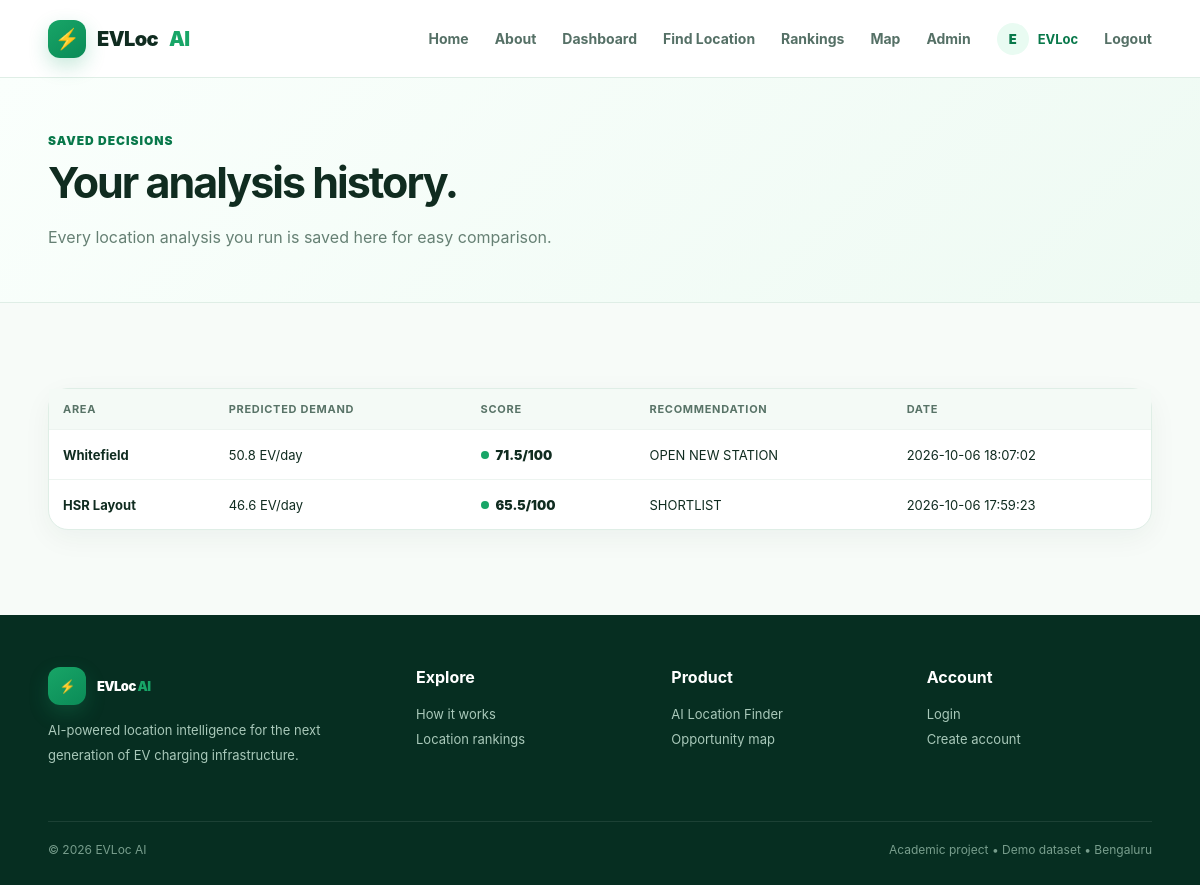
Screenshot of /history (signed in) with the database file from the repository.
### tables this page shows
CREATE TABLE analyses (
            id INTEGER PRIMARY KEY AUTOINCREMENT,
            user_id INTEGER,
            area TEXT,
            predicted_demand REAL,
            location_score REAL,
            recommendation TEXT,
            created_at TEXT DEFAULT CURRENT_TIMESTAMP
        );

### app.py (the view)
@app.route('/history')
@auth_required
def history():
    conn = db()
    rows = conn.execute('SELECT * FROM analyses WHERE user_id=? ORDER BY id DESC', (session['uid'],)).fetchall()
    conn.close()
    return render_template('history.html', rows=rows)

### app.py (called while the page is built)
def db():
    conn = sqlite3.connect(DB)
    conn.row_factory = sqlite3.Row
    return conn

def auth_required(f):
    @wraps(f)
    def wrapped(*args, **kwargs):
        if not session.get('uid'):
            flash('Please log in to continue.', 'info')
            return redirect(url_for('login'))
        return f(*args, **kwargs)
    return wrapped

@app.context_processor
def globals_for_templates():
    return {'year': datetime.now().year}

### templates/history.html
{% extends 'base.html' %}{% block title %}History — EVLoc AI{% endblock %}{% block content %}<section class="page-head"><div class="container"><div class="crumb">Saved decisions</div><h1>Your analysis history.</h1><p>Every location analysis you run is saved here for easy comparison.</p></div></section><section class="section"><div class="container"><div class="panel">{% if rows %}<div class="table-wrap"><table class="table"><thead><tr><th>Area</th><th>Predicted demand</th><th>Score</th><th>Recommendation</th><th>Date</th></tr></thead><tbody>{% for r in rows %}<tr><td><b>{{ r.area }}</b></td><td>{{ r.predicted_demand }} EV/day</td><td><span class="score-dot"><i class="dot"></i>{{ r.location_score }}/100</span></td><td>{{ r.recommendation }}</td><td>{{ r.created_at }}</td></tr>{% endfor %}</tbody></table></div>{% else %}<div class="empty" style="min-height:360px"><div><b>No saved analyses</b><span>Your AI location searches will appear here.</span><br><a class="btn btn-primary" style="margin-top:18px" href="{{ url_for('find_location') }}">Run first analysis →</a></div></div>{% endif %}</div></div></section>{% endblock %}

### templates/base.html (shortened to what this page needs)
<!doctype html>
<html lang="en">
<head>
  <link rel="stylesheet" href="{{ url_for('static', filename='css/style.css') }}">
</head>
<body>
<header class="nav"><div class="nav-inner">
  <a href="{{ url_for('home') }}" class="brand"><span class="brand-mark">⚡</span>EVLoc <em>AI</em></a>
  <nav class="nav-links">
    <a href="{{ url_for('home') }}">Home</a><a href="{{ url_for('about') }}">About</a>
    {% if session.get('uid') %}
      <a href="{{ url_for('dashboard') }}">Dashboard</a><a href="{{ url_for('find_location') }}">Find Location</a><a href="{{ url_for('rankings_page') }}">Rankings</a><a href="{{ url_for('map_page') }}">Map</a>
      {% if session.get('role')=='admin' %}<a href="{{ url_for('admin_page') }}">Admin</a>{% endif %}
      <span class="nav-user"><span class="avatar">{{ session.get('name','U')[0]|upper }}</span>{{ session.get('name','User').split(' ')[0] }}</span>
      <a href="{{ url_for('logout') }}">Logout</a>
    {% else %}<a href="{{ url_for('login') }}">Login</a><a class="nav-cta" href="{{ url_for('signup') }}">Get Started</a>{% endif %}
  </nav>
</div></header>
<main>{% block content %}{% endblock %}</main>
<footer class="footer"><div class="container"><div class="footer-grid">
  <div><a class="brand" href="{{ url_for('home') }}"><span class="brand-mark">⚡</span><span style="color:#fff">EVLoc <em>AI</em></span></a><p>AI-powered location intelligence for the next generation of EV charging infrastructure.</p></div>
  <div><h4>Explore</h4><a href="{{ url_for('about') }}">How it works</a><br><a href="{{ url_for('rankings_page') if session.get('uid') else url_for('login') }}">Location rankings</a></div>
  <div><h4>Product</h4><a href="{{ url_for('find_location') if session.get('uid') else url_for('login') }}">AI Location Finder</a><br><a href="{{ url_for('map_page') if session.get('uid') else url_for('login') }}">Opportunity map</a></div>
  <div><h4>Account</h4><a href="{{ url_for('login') }}">Login</a><br><a href="{{ url_for('signup') }}">Create account</a></div>
</div><div class="footer-bottom"><span>© {{ year }} EVLoc AI</span><span>Academic project • Demo dataset • Bengaluru</span></div></div></footer>
</body></html>

### static/css/style.css (style rules this page uses)
:root { --green:#18a567;--green-dark:#08784a;--green-deep:#073b29;--mint:#e9fbf2;--lime:#9af3c5; --ink:#102c20;--muted:#668074;--line:#dfeee6;--white:#fff;--bg:#f7fbf8; --shadow:0 18px 50px rgba(11,65,42,.10);--radius:22px; }
* { box-sizing:border-box }
html { scroll-behavior:smooth }
body { margin:0;font-family:Inter,ui-sans-serif,system-ui,-apple-system,BlinkMacSystemFont,"Segoe UI",sans-serif;background:var(--bg);color:var(--ink) }
a { text-decoration:none;color:inherit }
.container { width:min(1180px,92%);margin:auto }
.nav { height:78px;background:rgba(255,255,255,.94);backdrop-filter:blur(14px);border-bottom:1px solid var(--line);display:flex;align-items:center;position:sticky;top:0;z-index:50 }
.nav-inner { width:min(1180px,92%);margin:auto;display:flex;align-items:center;justify-content:space-between;gap:28px }
.brand { display:flex;align-items:center;gap:11px;font-weight:900;font-size:20px;letter-spacing:-.6px }
.brand-mark { width:38px;height:38px;border-radius:12px;background:linear-gradient(145deg,var(--green),#0b8b57);color:#fff;display:grid;place-items:center;box-shadow:0 8px 20px rgba(24,165,103,.24) }
.brand em { font-style:normal;color:var(--green) }
.nav-links { display:flex;align-items:center;gap:26px;font-size:14px;color:#557066;font-weight:700 }
.nav-user { display:flex;align-items:center;gap:9px;color:var(--green-dark);font-size:13px }
.avatar { width:32px;height:32px;border-radius:50%;background:var(--mint);display:grid;place-items:center;font-weight:900 }
.section { padding:85px 0 }
.footer { background:#062e21;color:#c1d8cd;padding:52px 0 28px }
.footer-grid { display:grid;grid-template-columns:1.5fr 1fr 1fr 1fr;gap:30px }
.footer h4 { color:#fff;margin:0 0 15px }
.footer a,.footer p { font-size:13px;color:#a9c9ba;line-height:1.9 }
.footer-bottom { border-top:1px solid rgba(255,255,255,.09);margin-top:40px;padding-top:20px;font-size:12px;color:#789e8d;display:flex;justify-content:space-between }
.page-head { padding:55px 0 35px;background:linear-gradient(135deg,#fafffc,#eefaf3);border-bottom:1px solid var(--line) }
.page-head h1 { font-size:43px;letter-spacing:-2px;margin:8px 0 }
.page-head p { color:var(--muted);max-width:690px;line-height:1.7 }
.crumb { font-size:12px;color:var(--green-dark);font-weight:900;text-transform:uppercase;letter-spacing:1px }
.panel { background:#fff;border:1px solid var(--line);border-radius:20px;box-shadow:0 8px 28px rgba(11,65,42,.05) }
.table-wrap { overflow:auto }
.table { width:100%;border-collapse:collapse;min-width:760px }
.table th { text-align:left;padding:13px 14px;background:#f4faf6;color:#587367;font-size:11px;text-transform:uppercase;letter-spacing:.7px }
.table td { padding:16px 14px;border-top:1px solid #edf4f0;font-size:13px }
.score-dot { display:inline-flex;align-items:center;gap:7px;font-weight:900 }
.dot { width:8px;height:8px;border-radius:50%;background:var(--green) }

### rows the page displays
analyses: area "Whitefield", predicted_demand "50.8", location_score "71.5", recommendation "OPEN NEW STATION", created_at "2026-10-06 18:07:02"
analyses: area "HSR Layout", predicted_demand "46.6", location_score "65.5", recommendation "SHORTLIST", created_at "2026-10-06 17:59:23"

### other values shown
{{ session.get('name','U')[0]|upper }} "E"
{{ session.get('name','User').split(' ')[0] }} "EVLoc"
